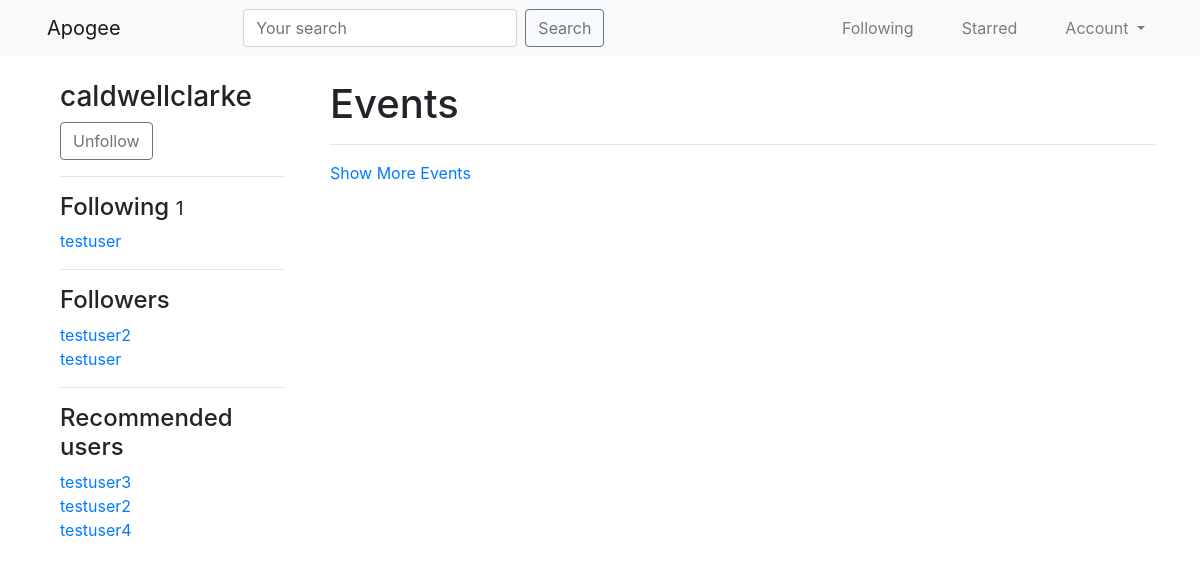
/profiles/caldwellclarke/ (signed in), run on the app's committed database.
### accounts/models.py (models this page shows, shortened)
class UserProfile(models.Model):
	user = models.OneToOneField(
			settings.AUTH_USER_MODEL,
			on_delete=models.CASCADE,
			related_name='profile'
		)
	following = models.ManyToManyField(
			settings.AUTH_USER_MODEL,
			blank=True,
			related_name='followed_by'
		)
	objects = UserProfileManager()
	def get_following(self):
		users = self.following.all()
		return users.exclude(username=self.user.username)
	def get_follow_url(self):
		return reverse_lazy('profiles:follow', kwargs={'username': self.user.username})
	def get_absolute_url(self):
		return reverse_lazy('profiles:detail', kwargs={'username': self.user.username})

### accounts/views.py (the view)
# urls.py: path('<username>/', UserDetailView.as_view(), name='detail'), # /1
class UserDetailView(DetailView):
	template_name = 'accounts/user_detail.html'
	queryset = User.objects.all()
	def get_object(self):
		return get_object_or_404(User, username__iexact=self.kwargs.get('username'))
	def get_context_data(self, *args, **kwargs):
		context = super(UserDetailView, self).get_context_data(*args, **kwargs)
		following = UserProfile.objects.is_following(self.request.user, self.get_object())
		context['following'] = following
		context['recommended'] = UserProfile.objects.recommended(self.request.user)
		return context

### accounts/models.py (called while the page is built)
	def all(self):
		qs = self.get_queryset().all()
		try:
			if self.instance:
				qs = qs.exclude(user=self.instance)
		except:
			pass
		return qs

	def is_following(self, user, followed_by_user):
		user_profile, created = UserProfile.objects.get_or_create(user=user)
		if created: # cant be following anyone if the profile was just made
			return False
		if followed_by_user in user_profile.following.all():
			return True
		return False

	def recommended(self, user, limit_to=10):
		profile = user.profile
		following = profile.get_following()
		qs = self.get_queryset().exclude(user__in=following).exclude(id=profile.id).order_by('?')[:limit_to]
		return qs

### accounts/templatetags/recommended.py (called while the page is built)
@register.inclusion_tag('accounts/snippets/recommended.html')
def recommended(user):
	if isinstance(user, User):
		qs = UserProfile.objects.recommended(user)
		return {'recommended': qs}

### accounts/templates/accounts/user_detail.html (shortened to what this page needs)
{% extends 'base.html' %}
{% load recommended %}
{% block content %}
<div class='row mt-4'>
	<div class='col-sm-3'>
		<div class='col-sm-12'>
			<h3>{{ object.username }}</h3>
			<p>
				<a class='btn btn-outline-secondary' href='{{ object.profile.get_follow_url }}'>
					{% if following %}Unfollow{% else %}Follow{% endif %}
				</a>
			</p>
			<hr>
			<h4>Following <small>{{ object.profile.get_following.count }}</small></h4>
			{% for user in object.profile.get_following %}
				<a href='/profiles/{{ user.username }}'>{{ user.username }}</a><br>
			{% empty %}
				<p>Not following anyone</p>
			{% endfor %}
			<hr>
			<h4>Followers</h4>
			{% for profile in object.followed_by.all %}
				<a href='/profiles/{{ profile.user.username }}'>{{ profile.user.username }}</a><br>
			{% empty %}
				<p>No followers</p>
			{% endfor %}
			<hr>
			<h4>Recommended users</h4>
			{% recommended request.user %}
		</div>
	</div>
	<div class='col-sm-9'>
		<h1>Events</h1><hr>
		<a href='#' id='loadmore'>Show More Events</a>
	</div>
</div>
{% endblock content %}

### templates/base.html (shortened to what this page needs)
{% load static %}
<html lang="en">
  <head>
    <link rel="stylesheet" href="https://maxcdn.bootstrapcdn.com/bootstrap/4.0.0/css/bootstrap.min.css">
  </head>
  <body>
    {% include 'navbar.html' %}
    <div class='container'>
        {% block content %}
        {% endblock content %}
    </div>
  </body>
</html>

### templates/navbar.html (shortened to what this page needs)
<nav class="navbar navbar-expand-md navbar-light bg-light">
  <div class='container-fluid'>
    <a class="navbar-brand ml-3" href="{% url 'home' %}">Apogee</a>
    <div class="collapse navbar-collapse" id="navbarSupportedContent">
      {% include 'parties/search_form.html' %}
      {% if request.user.is_authenticated %}
      <ul class="navbar-nav ml-auto">
        <li class="nav-item mx-3">
          <a class="nav-link" href="{% url 'parties:following-list' %}">Following</a>
        </li>
        <li class="nav-item mx-3">
          <a class="nav-link" href="#">Starred</a>
        </li>
        <li class="nav-item dropdown mx-3">
          <a class="nav-link dropdown-toggle" href="#" id="navbarDropdown" role="button" data-toggle="dropdown" aria-haspopup="true" aria-expanded="false">
            Account
          </a>
        </li>
      </ul>
      {% endif %}
    </div>
  </div>
</nav>

### parties/templates/parties/search_form.html
<form id='navbar-search-form' class="form-inline my-2 my-lg-0 mx-auto" method='GET' action='{% url "search" %}'>
	<input class="form-control mr-sm-2" type='text' name='q' placeholder='Your search' value='{{ request.GET.q }}'>
	<button type="submit" class="btn btn-outline-secondary my-2 my-sm-0">Search</button>
</form>

### accounts/templates/accounts/snippets/recommended.html
{% for profile in recommended %}
	<a href='/profiles/{{ profile.user.username }}'>{{ profile.user.username }}</a><br>
{% empty %}
	<p class='lead'>No recommendations</p>
{% endfor %}

### data on the page
UserProfile: user.username "testuser2"
UserProfile: user.username "testuser"
UserProfile: user.username "testuser3"
UserProfile: user.username "testuser4"

### other printed values
{{ object.username }} "caldwellclarke"
{{ object.profile.get_following.count }} "1"
{{ user.username }} "testuser"
